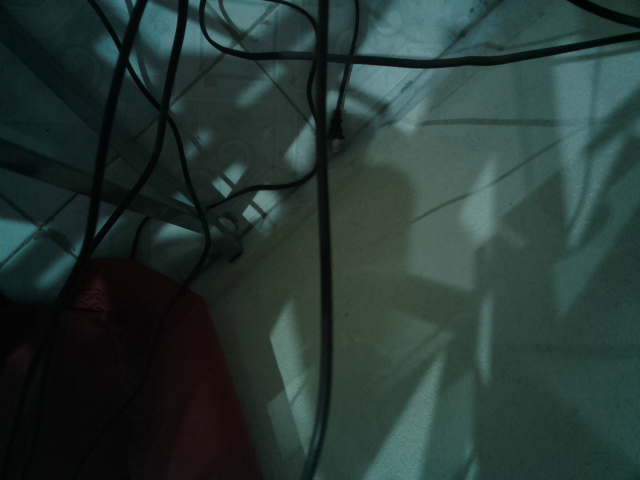
#> input picture Servidor/foto.bmp, 640 x 480 px, given in place of the camera
$ python WarpTunning.py
#> lines starting #> are read from the running program, lines starting #| are printed output that depends on the picture; after the words box and inside, x2 and y2 are one past the last pixel; in counts of white or black regions, pixels touching at a corner belong together
### utils.py
import cv2
import numpy as np

def thresholding(img):
    imgHsv = cv2.cvtColor(img, cv2.COLOR_BGR2HSV)
    # 61, 0, 0 Min - 179, 65, 255 Max
    # Night 30, 0, 100 - 179, 255, 255
    # Day 65, 0, 90 - 179, 255, 255
    lowerWhite = np.array([75, 0, 85])
    upperWhite = np.array([179, 255, 255])
    maskedWhite = cv2.inRange(imgHsv, lowerWhite, upperWhite)

    return maskedWhite

def warpImg(img, points, width, height, inverse = False):
    points1 = np.float32(points)
    points2 = np.float32([[0, 0], [width, 0], [0, height], [width, height]])
    if inverse:
        matrix = cv2.getPerspectiveTransform(points2, points1)
    else:
        matrix = cv2.getPerspectiveTransform(points1, points2)

    imgWarp = cv2.warpPerspective(img, matrix, (width, height))

    return imgWarp

def nothing(a):
    pass

def initializeTrackbars(intialTracbarVals,wT=480, hT=240):
#> called with wT = 480, hT = 240
    cv2.namedWindow("Trackbars")
    cv2.resizeWindow("Trackbars", 360, 240)
    cv2.createTrackbar("Width Top", "Trackbars", intialTracbarVals[0],wT//2, nothing)
#> slider 'Width Top' is set to 80
    cv2.createTrackbar("Height Top", "Trackbars", intialTracbarVals[1], hT, nothing)
#> slider 'Height Top' is set to 80
    cv2.createTrackbar("Width Bottom", "Trackbars", intialTracbarVals[2],wT//2, nothing)
#> slider 'Width Bottom' is set to 80
    cv2.createTrackbar("Height Bottom", "Trackbars", intialTracbarVals[3], hT, nothing)

def valTrackbars(wT=480, hT=240):
    widthTop = cv2.getTrackbarPos("Width Top", "Trackbars")
    heightTop = cv2.getTrackbarPos("Height Top", "Trackbars")
    widthBottom = cv2.getTrackbarPos("Width Bottom", "Trackbars")
    heightBottom = cv2.getTrackbarPos("Height Bottom", "Trackbars")
    points = np.float32([(widthTop, heightTop), (wT-widthTop, heightTop),
                      (widthBottom , heightBottom ), (wT-widthBottom, heightBottom)])
    return points

def drawPoints(img, points):
    for x in range(4):
        cv2.circle(img, (int(points[x][0]), int(points[x][1])), 15, (0, 0, 255), cv2.FILLED)

    return img

# [63 lines left out: functions getHistogram, stackImages, not called in this run]

### WarpTunning.py
import cv2
import numpy as np
import utils

def getLaneCurve(img):
    imgCopy = img.copy()
    imgResult = img.copy()

    # STEP 1 Threshold
    imgThres = utils.thresholding(img)

    # STEP 2 Warp - Or "Region of interest"; we're interested in knowing how much curve
    # is present at the moment not far away
    heightT, widthT, channels = img.shape
    points = utils.valTrackbars()
    #points = np.float32([(102, 80), (480 - 102, 80), (20 , 214), (480 - 20, 214)])
    imgWarp = utils.warpImg(imgThres, points, widthT, heightT)
    imgWarpPoints = utils.drawPoints(imgCopy, points)

    cv2.imshow('Capture', img)
    # cv2.imshow('Thres', imgThres)
    cv2.imshow('Warp', imgWarp)
    cv2.imshow('Warp Points', imgWarpPoints)

    return None

if __name__ == '__main__':
    cap = cv2.VideoCapture(0)
    initialTrackbarValues = [0, 0, 0, 240]
    utils.initializeTrackbars(initialTrackbarValues)

    while True:
        success, img = cap.read()
#> img is the input picture: shape (480, 640, 3); mean B, G, R 52, 56.1, 39.1
        img = cv2.resize(img, (480, 240))
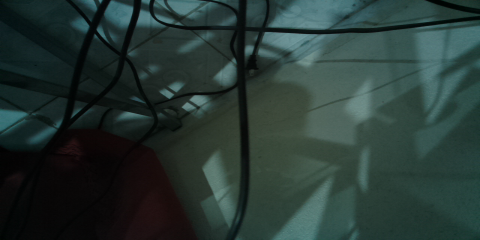
#> img: shape (240, 480, 3); mean B, G, R 52, 56.1, 39.1

        getLaneCurve(img)
#> in thresholding, `imgHsv = cv2.cvtColor(img, cv2.COLOR_BGR2HSV)`: imgHsv: shape (240, 480, 3); mean H, S, V 77.8, 87.9, 57.1
#> in thresholding, `maskedWhite = cv2.inRange(imgHsv, lowerWhite, upperWhite)`:
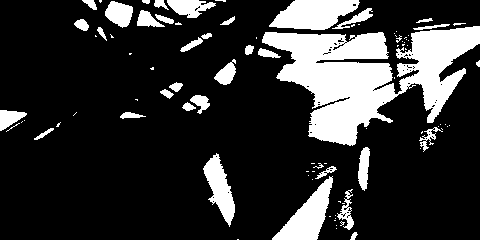
#> maskedWhite: shape (240, 480); 19.6% white; 93 white regions (56 under 20 px), largest, box (x1, y1, x2, y2) and area: (262, 26, 480, 146) 12866, (269, 0, 360, 30) 1893, (272, 176, 333, 240) 1669
#> in warpImg, `imgWarp = cv2.warpPerspective(img, matrix, (width, height))`:
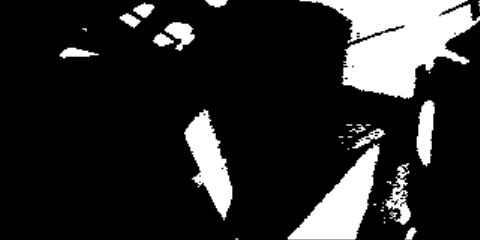
#> imgWarp: shape (240, 480); min 0, max 255, mean 41.5

        # Commented cause already shown in stack images
        #cv2.imshow('Vid', img)
        cv2.waitKey(1)
